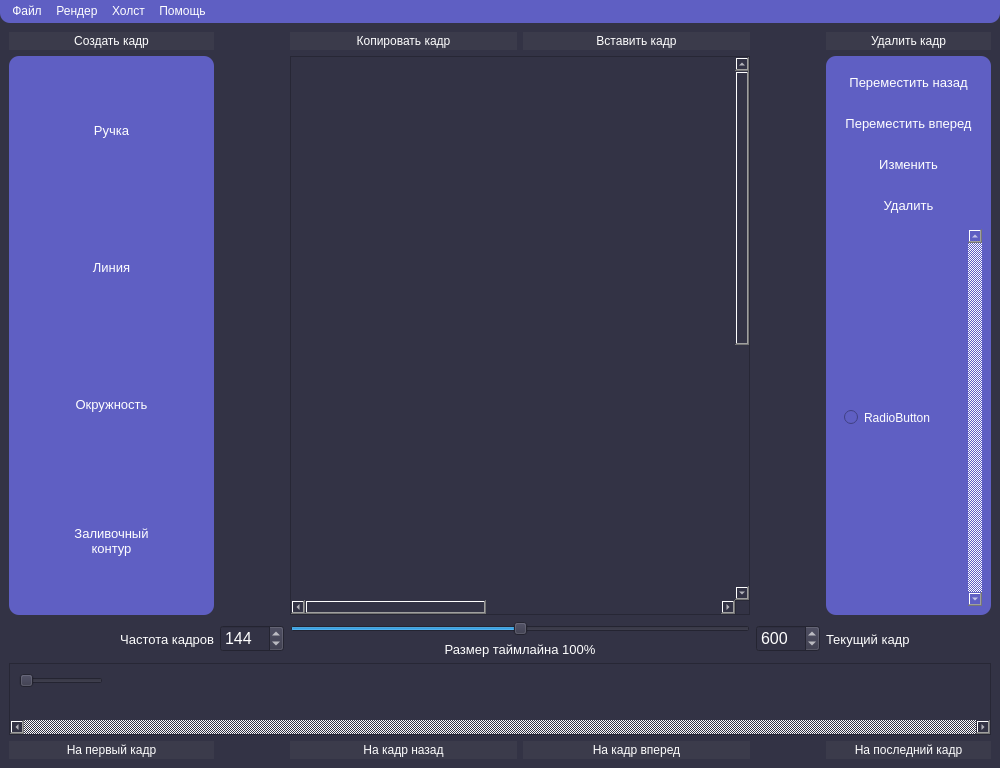
<?xml version="1.0" encoding="UTF-8"?>
<ui version="4.0">
 <class>MainWindow</class>
 <widget class="QMainWindow" name="MainWindow">
  <property name="geometry">
   <rect>
    <x>0</x>
    <y>0</y>
    <width>1000</width>
    <height>768</height>
   </rect>
  </property>
  <property name="windowTitle">
   <string>MainWindow</string>
  </property>
  <property name="styleSheet">
   <string notr="true">* {
    background-color: #333345;
    color: white;
}

.QPushButton {
	background-color: #5f5fc3; 
    border-style: none; 
    border-radius: 10px; 
    padding: 10px; 
    color: white;
}

.QPushButton:hover {
    background-color: #7c7cff;
}</string>
  </property>
  <widget class="QWidget" name="centralwidget">
   <property name="sizePolicy">
    <sizepolicy hsizetype="Preferred" vsizetype="Preferred">
     <horstretch>0</horstretch>
     <verstretch>0</verstretch>
    </sizepolicy>
   </property>
   <property name="styleSheet">
    <string notr="true"/>
   </property>
   <layout class="QGridLayout" name="gridLayout" rowstretch="0,0,0,0,0,0" columnstretch="0,0,1,0,0">
    <item row="5" column="0">
     <widget class="QPushButton" name="first_frame">
      <property name="styleSheet">
       <string notr="true">QPushButton {
	color: white;
	padding: 2px;
    border-style: none;
    border-radius: 0;
    background-color: #3b3b4b;
}

QPushButton:hover {
    background-color: #4a4a5d;
    border-style: none;
}</string>
      </property>
      <property name="text">
       <string>На первый кадр</string>
      </property>
     </widget>
    </item>
    <item row="2" column="4">
     <widget class="QLabel" name="label_3">
      <property name="font">
       <font>
        <pointsize>10</pointsize>
       </font>
      </property>
      <property name="styleSheet">
       <string notr="true">color: white;</string>
      </property>
      <property name="text">
       <string>Текущий кадр</string>
      </property>
      <property name="alignment">
       <set>Qt::AlignLeading|Qt::AlignLeft|Qt::AlignVCenter</set>
      </property>
     </widget>
    </item>
    <item row="2" column="2">
     <layout class="QVBoxLayout" name="verticalLayout_6">
      <item>
       <widget class="QSlider" name="timeline_visual_multiplier">
        <property name="maximumSize">
         <size>
          <width>16777215</width>
          <height>16</height>
         </size>
        </property>
        <property name="maximum">
         <number>200</number>
        </property>
        <property name="value">
         <number>100</number>
        </property>
        <property name="orientation">
         <enum>Qt::Horizontal</enum>
        </property>
       </widget>
      </item>
      <item>
       <widget class="QLabel" name="timeline_visual_multiplier_description">
        <property name="font">
         <font>
          <pointsize>10</pointsize>
         </font>
        </property>
        <property name="styleSheet">
         <string notr="true">color: white;</string>
        </property>
        <property name="text">
         <string>Размер таймлайна 100%</string>
        </property>
        <property name="alignment">
         <set>Qt::AlignCenter</set>
        </property>
       </widget>
      </item>
     </layout>
    </item>
    <item row="2" column="0">
     <widget class="QLabel" name="label_2">
      <property name="font">
       <font>
        <pointsize>10</pointsize>
       </font>
      </property>
      <property name="styleSheet">
       <string notr="true">color: white;</string>
      </property>
      <property name="text">
       <string>Частота кадров</string>
      </property>
      <property name="alignment">
       <set>Qt::AlignRight|Qt::AlignTrailing|Qt::AlignVCenter</set>
      </property>
     </widget>
    </item>
    <item row="2" column="3">
     <widget class="QSpinBox" name="current_frame">
      <property name="font">
       <font>
        <pointsize>-1</pointsize>
       </font>
      </property>
      <property name="styleSheet">
       <string notr="true">color: white; font-size: 16px;</string>
      </property>
      <property name="maximum">
       <number>5000</number>
      </property>
      <property name="value">
       <number>600</number>
      </property>
     </widget>
    </item>
    <item row="1" column="4">
     <widget class="QWidget" name="widget" native="true">
      <property name="maximumSize">
       <size>
        <width>299</width>
        <height>16777215</height>
       </size>
      </property>
      <property name="styleSheet">
       <string notr="true">background-color: #5f5fc3;
    border-radius: 10px;</string>
      </property>
      <layout class="QVBoxLayout" name="verticalLayout_2">
       <item>
        <layout class="QVBoxLayout" name="verticalLayout_5">
         <item>
          <widget class="QPushButton" name="move_to_background">
           <property name="font">
            <font>
             <pointsize>10</pointsize>
            </font>
           </property>
           <property name="styleSheet">
            <string notr="true">.QPushButton {
	background-color: #5f5fc3; 
    border-style: none; 
    border-radius: 10px; 
    padding: 10px; 
    color: white;
}

.QPushButton:hover {
    background-color: #7c7cff;
}</string>
           </property>
           <property name="text">
            <string>Переместить назад</string>
           </property>
          </widget>
         </item>
         <item>
          <widget class="QPushButton" name="move_to_overground">
           <property name="font">
            <font>
             <pointsize>10</pointsize>
            </font>
           </property>
           <property name="styleSheet">
            <string notr="true">.QPushButton {
	background-color: #5f5fc3; 
    border-style: none; 
    border-radius: 10px; 
    padding: 10px; 
    color: white;
}

.QPushButton:hover {
    background-color: #7c7cff;
}</string>
           </property>
           <property name="text">
            <string>Переместить вперед</string>
           </property>
          </widget>
         </item>
         <item>
          <widget class="QPushButton" name="change_object">
           <property name="font">
            <font>
             <pointsize>10</pointsize>
            </font>
           </property>
           <property name="styleSheet">
            <string notr="true">.QPushButton {
	background-color: #5f5fc3; 
    border-style: none; 
    border-radius: 10px; 
    padding: 10px; 
    color: white;
}

.QPushButton:hover {
    background-color: #7c7cff;
}</string>
           </property>
           <property name="text">
            <string>Изменить</string>
           </property>
          </widget>
         </item>
         <item>
          <widget class="QPushButton" name="delete_object">
           <property name="font">
            <font>
             <pointsize>10</pointsize>
            </font>
           </property>
           <property name="styleSheet">
            <string notr="true">.QPushButton {
	background-color: #5f5fc3; 
    border-style: none; 
    border-radius: 10px; 
    padding: 10px; 
    color: white;
}

.QPushButton:hover {
    background-color: #7c7cff;
}</string>
           </property>
           <property name="text">
            <string>Удалить</string>
           </property>
          </widget>
         </item>
        </layout>
       </item>
       <item>
        <widget class="QScrollArea" name="objects_area">
         <property name="sizePolicy">
          <sizepolicy hsizetype="Expanding" vsizetype="Minimum">
           <horstretch>0</horstretch>
           <verstretch>0</verstretch>
          </sizepolicy>
         </property>
         <property name="styleSheet">
          <string notr="true">background-color: #5f5fc3;</string>
         </property>
         <property name="verticalScrollBarPolicy">
          <enum>Qt::ScrollBarAlwaysOn</enum>
         </property>
         <property name="horizontalScrollBarPolicy">
          <enum>Qt::ScrollBarAlwaysOff</enum>
         </property>
         <property name="widgetResizable">
          <bool>true</bool>
         </property>
         <widget class="QWidget" name="objects_area_layout_widget">
          <property name="geometry">
           <rect>
            <x>0</x>
            <y>0</y>
            <width>162</width>
            <height>242</height>
           </rect>
          </property>
          <layout class="QVBoxLayout" name="objects_area_layout">
           <item>
            <widget class="QRadioButton" name="radioButton">
             <property name="text">
              <string>RadioButton</string>
             </property>
             <attribute name="buttonGroup">
              <string notr="true">radio_group</string>
             </attribute>
            </widget>
           </item>
          </layout>
         </widget>
        </widget>
       </item>
      </layout>
     </widget>
    </item>
    <item row="5" column="4">
     <widget class="QPushButton" name="last_frame">
      <property name="styleSheet">
       <string notr="true">QPushButton {
	color: white;
	padding: 2px;
    border-style: none;
    border-radius: 0;
    background-color: #3b3b4b;
}

QPushButton:hover {
    background-color: #4a4a5d;
    border-style: none;
}</string>
      </property>
      <property name="text">
       <string>На последний кадр</string>
      </property>
     </widget>
    </item>
    <item row="0" column="4">
     <widget class="QPushButton" name="delete_frame">
      <property name="styleSheet">
       <string notr="true">QPushButton {
	color: white;
	padding: 2px;
    border-style: none;
    border-radius: 0;
    background-color: #3b3b4b;
}

QPushButton:hover {
    background-color: #4a4a5d;
    border-style: none;
}</string>
      </property>
      <property name="text">
       <string>Удалить кадр</string>
      </property>
     </widget>
    </item>
    <item row="1" column="0">
     <widget class="QWidget" name="widget_2" native="true">
      <property name="minimumSize">
       <size>
        <width>205</width>
        <height>0</height>
       </size>
      </property>
      <property name="maximumSize">
       <size>
        <width>299</width>
        <height>16777215</height>
       </size>
      </property>
      <property name="styleSheet">
       <string notr="true">background-color: #5f5fc3;
    border-radius: 10px;</string>
      </property>
      <layout class="QVBoxLayout" name="verticalLayout_7">
       <item>
        <widget class="QPushButton" name="pencil_tool">
         <property name="sizePolicy">
          <sizepolicy hsizetype="Minimum" vsizetype="Expanding">
           <horstretch>0</horstretch>
           <verstretch>0</verstretch>
          </sizepolicy>
         </property>
         <property name="font">
          <font>
           <pointsize>10</pointsize>
          </font>
         </property>
         <property name="styleSheet">
          <string notr="true">.QPushButton {
	background-color: #5f5fc3; 
    border-style: none; 
    border-radius: 10px; 
    padding: 10px; 
    color: white;
}

.QPushButton:hover {
    background-color: #7c7cff;
}</string>
         </property>
         <property name="text">
          <string>Ручка</string>
         </property>
        </widget>
       </item>
       <item>
        <widget class="QPushButton" name="line_tool">
         <property name="sizePolicy">
          <sizepolicy hsizetype="Minimum" vsizetype="Expanding">
           <horstretch>0</horstretch>
           <verstretch>0</verstretch>
          </sizepolicy>
         </property>
         <property name="font">
          <font>
           <pointsize>10</pointsize>
          </font>
         </property>
         <property name="styleSheet">
          <string notr="true">.QPushButton {
	background-color: #5f5fc3; 
    border-style: none; 
    border-radius: 10px; 
    padding: 10px; 
    color: white;
}

.QPushButton:hover {
    background-color: #7c7cff;
}</string>
         </property>
         <property name="text">
          <string>Линия</string>
         </property>
        </widget>
       </item>
       <item>
        <widget class="QPushButton" name="ellipse_tool">
         <property name="sizePolicy">
          <sizepolicy hsizetype="Minimum" vsizetype="Expanding">
           <horstretch>0</horstretch>
           <verstretch>0</verstretch>
          </sizepolicy>
         </property>
         <property name="font">
          <font>
           <pointsize>10</pointsize>
          </font>
         </property>
         <property name="styleSheet">
          <string notr="true">.QPushButton {
	background-color: #5f5fc3; 
    border-style: none; 
    border-radius: 10px; 
    padding: 10px; 
    color: white;
}

.QPushButton:hover {
    background-color: #7c7cff;
}</string>
         </property>
         <property name="text">
          <string>Окружность</string>
         </property>
        </widget>
       </item>
       <item>
        <widget class="QPushButton" name="fill_tool">
         <property name="sizePolicy">
          <sizepolicy hsizetype="Minimum" vsizetype="Expanding">
           <horstretch>0</horstretch>
           <verstretch>0</verstretch>
          </sizepolicy>
         </property>
         <property name="font">
          <font>
           <pointsize>10</pointsize>
          </font>
         </property>
         <property name="styleSheet">
          <string notr="true">.QPushButton {
	background-color: #5f5fc3; 
    border-style: none; 
    border-radius: 10px; 
    padding: 10px; 
    color: white;
}

.QPushButton:hover {
    background-color: #7c7cff;
}</string>
         </property>
         <property name="text">
          <string>Заливочный
контур</string>
         </property>
        </widget>
       </item>
      </layout>
     </widget>
    </item>
    <item row="2" column="1">
     <widget class="QSpinBox" name="frame_rate">
      <property name="font">
       <font>
        <pointsize>-1</pointsize>
       </font>
      </property>
      <property name="styleSheet">
       <string notr="true">color: white; font-size: 16px;</string>
      </property>
      <property name="maximum">
       <number>5000</number>
      </property>
      <property name="value">
       <number>144</number>
      </property>
     </widget>
    </item>
    <item row="4" column="0" colspan="5">
     <widget class="QScrollArea" name="scrollArea">
      <property name="sizePolicy">
       <sizepolicy hsizetype="Expanding" vsizetype="Fixed">
        <horstretch>0</horstretch>
        <verstretch>0</verstretch>
       </sizepolicy>
      </property>
      <property name="minimumSize">
       <size>
        <width>0</width>
        <height>0</height>
       </size>
      </property>
      <property name="maximumSize">
       <size>
        <width>16777215</width>
        <height>85</height>
       </size>
      </property>
      <property name="verticalScrollBarPolicy">
       <enum>Qt::ScrollBarAlwaysOff</enum>
      </property>
      <property name="horizontalScrollBarPolicy">
       <enum>Qt::ScrollBarAlwaysOn</enum>
      </property>
      <property name="widgetResizable">
       <bool>true</bool>
      </property>
      <property name="alignment">
       <set>Qt::AlignBottom|Qt::AlignHCenter</set>
      </property>
      <widget class="QWidget" name="scrollAreaWidgetContents">
       <property name="geometry">
        <rect>
         <x>0</x>
         <y>0</y>
         <width>976</width>
         <height>62</height>
        </rect>
       </property>
       <layout class="QVBoxLayout" name="verticalLayout_3">
        <item>
         <widget class="QSlider" name="timeline">
          <property name="sizePolicy">
           <sizepolicy hsizetype="Fixed" vsizetype="Fixed">
            <horstretch>0</horstretch>
            <verstretch>0</verstretch>
           </sizepolicy>
          </property>
          <property name="minimumSize">
           <size>
            <width>80</width>
            <height>16</height>
           </size>
          </property>
          <property name="minimum">
           <number>1</number>
          </property>
          <property name="orientation">
           <enum>Qt::Horizontal</enum>
          </property>
         </widget>
        </item>
        <item>
         <widget class="QWidget" name="ruler" native="true">
          <property name="sizePolicy">
           <sizepolicy hsizetype="Preferred" vsizetype="Fixed">
            <horstretch>0</horstretch>
            <verstretch>0</verstretch>
           </sizepolicy>
          </property>
          <property name="minimumSize">
           <size>
            <width>0</width>
            <height>16</height>
           </size>
          </property>
          <property name="maximumSize">
           <size>
            <width>50</width>
            <height>20</height>
           </size>
          </property>
         </widget>
        </item>
       </layout>
      </widget>
     </widget>
    </item>
    <item row="0" column="2">
     <layout class="QHBoxLayout" name="horizontalLayout_3">
      <item>
       <widget class="QPushButton" name="copy_frame">
        <property name="styleSheet">
         <string notr="true">QPushButton {
	color: white;
	padding: 2px;
    border-style: none;
    border-radius: 0;
    background-color: #3b3b4b;
}

QPushButton:hover {
    background-color: #4a4a5d;
    border-style: none;
}</string>
        </property>
        <property name="text">
         <string>Копировать кадр</string>
        </property>
       </widget>
      </item>
      <item>
       <widget class="QPushButton" name="paste_frame">
        <property name="styleSheet">
         <string notr="true">QPushButton {
	color: white;
	padding: 2px;
    border-style: none;
    border-radius: 0;
    background-color: #3b3b4b;
}

QPushButton:hover {
    background-color: #4a4a5d;
    border-style: none;
}</string>
        </property>
        <property name="text">
         <string>Вставить кадр</string>
        </property>
       </widget>
      </item>
     </layout>
    </item>
    <item row="0" column="0">
     <widget class="QPushButton" name="create_frame">
      <property name="styleSheet">
       <string notr="true">QPushButton {
	color: white;
	padding: 2px;
    border-style: none;
    border-radius: 0;
    background-color: #3b3b4b;
}

QPushButton:hover {
    background-color: #4a4a5d;
    border-style: none;
}</string>
      </property>
      <property name="text">
       <string>Создать кадр</string>
      </property>
     </widget>
    </item>
    <item row="5" column="2">
     <layout class="QHBoxLayout" name="horizontalLayout_2">
      <item>
       <widget class="QPushButton" name="previous_frame">
        <property name="styleSheet">
         <string notr="true">QPushButton {
	color: white;
	padding: 2px;
    border-style: none;
    border-radius: 0;
    background-color: #3b3b4b;
}

QPushButton:hover {
    background-color: #4a4a5d;
    border-style: none;
}</string>
        </property>
        <property name="text">
         <string>На кадр назад</string>
        </property>
       </widget>
      </item>
      <item>
       <widget class="QPushButton" name="next_frame">
        <property name="styleSheet">
         <string notr="true">QPushButton {
	color: white;
	padding: 2px;
    border-style: none;
    border-radius: 0;
    background-color: #3b3b4b;
}

QPushButton:hover {
    background-color: #4a4a5d;
    border-style: none;
}</string>
        </property>
        <property name="text">
         <string>На кадр вперед</string>
        </property>
       </widget>
      </item>
     </layout>
    </item>
    <item row="1" column="2">
     <widget class="QScrollArea" name="drawing_area">
      <property name="verticalScrollBarPolicy">
       <enum>Qt::ScrollBarAlwaysOn</enum>
      </property>
      <property name="horizontalScrollBarPolicy">
       <enum>Qt::ScrollBarAlwaysOn</enum>
      </property>
      <property name="widgetResizable">
       <bool>true</bool>
      </property>
      <widget class="QWidget" name="drawing_area_container">
       <property name="geometry">
        <rect>
         <x>0</x>
         <y>0</y>
         <width>1022</width>
         <height>1022</height>
        </rect>
       </property>
       <layout class="QHBoxLayout" name="horizontalLayout">
        <item>
         <widget class="QWidget" name="canvas_placeholder" native="true">
          <property name="sizePolicy">
           <sizepolicy hsizetype="Fixed" vsizetype="Fixed">
            <horstretch>0</horstretch>
            <verstretch>0</verstretch>
           </sizepolicy>
          </property>
          <property name="minimumSize">
           <size>
            <width>1000</width>
            <height>1000</height>
           </size>
          </property>
         </widget>
        </item>
       </layout>
      </widget>
     </widget>
    </item>
   </layout>
  </widget>
  <widget class="QMenuBar" name="menubar">
   <property name="geometry">
    <rect>
     <x>0</x>
     <y>0</y>
     <width>1000</width>
     <height>30</height>
    </rect>
   </property>
   <property name="styleSheet">
    <string notr="true">* {
    background-color: #5f5fc3; 
    border-style: none; 
    padding: 2px;
    border-bottom-left-radius: 10px;
    border-bottom-right-radius: 10px;
}

*:hover {
    background-color: #5f5fc3; 
}</string>
   </property>
   <widget class="QMenu" name="file_window">
    <property name="title">
     <string>Файл</string>
    </property>
    <addaction name="to_choose_project_window"/>
   </widget>
   <widget class="QMenu" name="render_window">
    <property name="title">
     <string>Рендер</string>
    </property>
    <addaction name="render_animation"/>
    <addaction name="render_sequence"/>
    <addaction name="play"/>
   </widget>
   <widget class="QMenu" name="help_window">
    <property name="title">
     <string>Помощь</string>
    </property>
    <addaction name="documentation"/>
    <addaction name="about"/>
   </widget>
   <widget class="QMenu" name="canvas_window">
    <property name="title">
     <string>Холст</string>
    </property>
    <addaction name="set_canvas_width"/>
    <addaction name="set_canvas_height"/>
    <addaction name="set_canvas_scale_step"/>
    <addaction name="set_default_stroke_width"/>
    <addaction name="set_default_stroke_color"/>
    <addaction name="set_default_filler_color"/>
    <addaction name="set_ghost"/>
   </widget>
   <addaction name="file_window"/>
   <addaction name="render_window"/>
   <addaction name="canvas_window"/>
   <addaction name="help_window"/>
  </widget>
  <action name="to_choose_project_window">
   <property name="text">
    <string>Главное меню</string>
   </property>
   <property name="shortcut">
    <string>Home</string>
   </property>
  </action>
  <action name="render_animation">
   <property name="text">
    <string>Рендер анимации</string>
   </property>
  </action>
  <action name="documentation">
   <property name="text">
    <string>Документация</string>
   </property>
   <property name="shortcut">
    <string>F1</string>
   </property>
  </action>
  <action name="about">
   <property name="text">
    <string>О программе</string>
   </property>
  </action>
  <action name="render_sequence">
   <property name="text">
    <string>Рендер секвенции</string>
   </property>
  </action>
  <action name="set_default_stroke_width">
   <property name="text">
    <string>Обычная толщина обводки</string>
   </property>
  </action>
  <action name="set_default_filler_color">
   <property name="text">
    <string>Обычный цвет заливки</string>
   </property>
  </action>
  <action name="set_default_stroke_color">
   <property name="text">
    <string>Обычный цвет обводки</string>
   </property>
  </action>
  <action name="set_canvas_width">
   <property name="text">
    <string>Ширина холста</string>
   </property>
  </action>
  <action name="set_canvas_height">
   <property name="text">
    <string>Высота холста</string>
   </property>
  </action>
  <action name="set_canvas_scale_step">
   <property name="text">
    <string>Шаг масштабирования холста</string>
   </property>
  </action>
  <action name="play">
   <property name="text">
    <string>Предпросмотр анимации</string>
   </property>
   <property name="shortcut">
    <string>Space</string>
   </property>
  </action>
  <action name="set_ghost">
   <property name="checkable">
    <bool>true</bool>
   </property>
   <property name="checked">
    <bool>true</bool>
   </property>
   <property name="text">
    <string>Отображение предыдущего кадра</string>
   </property>
  </action>
 </widget>
 <resources/>
 <connections/>
 <buttongroups>
  <buttongroup name="radio_group"/>
 </buttongroups>
</ui>
